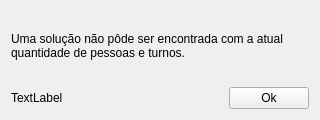
<?xml version="1.0" encoding="UTF-8"?>
<ui version="4.0">
 <class>Form</class>
 <widget class="QWidget" name="Form">
  <property name="geometry">
   <rect>
    <x>0</x>
    <y>0</y>
    <width>320</width>
    <height>120</height>
   </rect>
  </property>
  <property name="windowTitle">
   <string>Form</string>
  </property>
  <layout class="QVBoxLayout" name="verticalLayout">
   <item>
    <widget class="QLabel" name="label">
     <property name="text">
      <string>Uma solução não pôde ser encontrada com a atual 
quantidade de pessoas e turnos.</string>
     </property>
    </widget>
   </item>
   <item>
    <layout class="QHBoxLayout" name="horizontalLayout">
     <item>
      <widget class="QLabel" name="label_2">
       <property name="text">
        <string>TextLabel</string>
       </property>
      </widget>
     </item>
     <item>
      <spacer name="horizontalSpacer">
       <property name="orientation">
        <enum>Qt::Horizontal</enum>
       </property>
       <property name="sizeHint" stdset="0">
        <size>
         <width>40</width>
         <height>20</height>
        </size>
       </property>
      </spacer>
     </item>
     <item>
      <widget class="QPushButton" name="pushButton">
       <property name="sizePolicy">
        <sizepolicy hsizetype="Fixed" vsizetype="Fixed">
         <horstretch>0</horstretch>
         <verstretch>0</verstretch>
        </sizepolicy>
       </property>
       <property name="text">
        <string>Ok</string>
       </property>
      </widget>
     </item>
    </layout>
   </item>
  </layout>
 </widget>
 <resources/>
 <connections/>
</ui>
